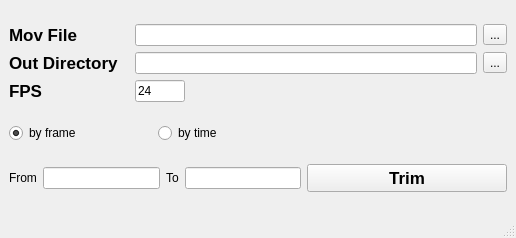
<?xml version="1.0" encoding="UTF-8"?>
<ui version="4.0">
 <class>MainWindow</class>
 <widget class="QMainWindow" name="MainWindow">
  <property name="windowModality">
   <enum>Qt::NonModal</enum>
  </property>
  <property name="geometry">
   <rect>
    <x>0</x>
    <y>0</y>
    <width>516</width>
    <height>238</height>
   </rect>
  </property>
  <property name="windowTitle">
   <string>MainWindow</string>
  </property>
  <property name="documentMode">
   <bool>false</bool>
  </property>
  <property name="tabShape">
   <enum>QTabWidget::Rounded</enum>
  </property>
  <widget class="QWidget" name="centralwidget">
   <layout class="QGridLayout" name="gridLayout">
    <item row="0" column="0" colspan="2">
     <layout class="QVBoxLayout" name="verticalLayout">
      <item>
       <layout class="QHBoxLayout" name="horizontalLayout">
        <item>
         <widget class="QLabel" name="label">
          <property name="minimumSize">
           <size>
            <width>120</width>
            <height>0</height>
           </size>
          </property>
          <property name="maximumSize">
           <size>
            <width>120</width>
            <height>16777215</height>
           </size>
          </property>
          <property name="font">
           <font>
            <pointsize>13</pointsize>
            <weight>75</weight>
            <bold>true</bold>
           </font>
          </property>
          <property name="text">
           <string>Mov File</string>
          </property>
         </widget>
        </item>
        <item>
         <widget class="QLineEdit" name="MovName_lineEdit"/>
        </item>
        <item>
         <widget class="QToolButton" name="MovBrowse_Btn">
          <property name="text">
           <string>...</string>
          </property>
         </widget>
        </item>
       </layout>
      </item>
      <item>
       <layout class="QHBoxLayout" name="horizontalLayout_2">
        <item>
         <widget class="QLabel" name="label_2">
          <property name="minimumSize">
           <size>
            <width>120</width>
            <height>0</height>
           </size>
          </property>
          <property name="maximumSize">
           <size>
            <width>120</width>
            <height>16777215</height>
           </size>
          </property>
          <property name="font">
           <font>
            <pointsize>13</pointsize>
            <weight>75</weight>
            <bold>true</bold>
           </font>
          </property>
          <property name="text">
           <string>Out Directory</string>
          </property>
         </widget>
        </item>
        <item>
         <widget class="QLineEdit" name="OutName_lineEdit"/>
        </item>
        <item>
         <widget class="QToolButton" name="OutDirBrowse_Btn">
          <property name="text">
           <string>...</string>
          </property>
         </widget>
        </item>
       </layout>
      </item>
      <item>
       <layout class="QHBoxLayout" name="horizontalLayout_5">
        <item>
         <widget class="QLabel" name="label_3">
          <property name="minimumSize">
           <size>
            <width>120</width>
            <height>0</height>
           </size>
          </property>
          <property name="maximumSize">
           <size>
            <width>120</width>
            <height>16777215</height>
           </size>
          </property>
          <property name="font">
           <font>
            <pointsize>13</pointsize>
            <weight>75</weight>
            <bold>true</bold>
           </font>
          </property>
          <property name="text">
           <string>FPS</string>
          </property>
         </widget>
        </item>
        <item>
         <widget class="QLineEdit" name="FPS_lineEdit">
          <property name="maximumSize">
           <size>
            <width>50</width>
            <height>16777215</height>
           </size>
          </property>
          <property name="text">
           <string>24</string>
          </property>
         </widget>
        </item>
        <item>
         <spacer name="horizontalSpacer">
          <property name="orientation">
           <enum>Qt::Horizontal</enum>
          </property>
          <property name="sizeHint" stdset="0">
           <size>
            <width>40</width>
            <height>20</height>
           </size>
          </property>
         </spacer>
        </item>
       </layout>
      </item>
     </layout>
    </item>
    <item row="1" column="0">
     <layout class="QHBoxLayout" name="horizontalLayout_3">
      <item>
       <widget class="QRadioButton" name="byFrame_radioButton">
        <property name="text">
         <string>by frame</string>
        </property>
        <property name="checked">
         <bool>true</bool>
        </property>
       </widget>
      </item>
      <item>
       <widget class="QRadioButton" name="byTime_radioButton">
        <property name="text">
         <string>by time</string>
        </property>
       </widget>
      </item>
     </layout>
    </item>
    <item row="2" column="0">
     <layout class="QHBoxLayout" name="horizontalLayout_4">
      <item>
       <widget class="QLabel" name="label_4">
        <property name="text">
         <string>From</string>
        </property>
       </widget>
      </item>
      <item>
       <widget class="QLineEdit" name="StartTime_lineEdit">
        <property name="maximumSize">
         <size>
          <width>200</width>
          <height>16777215</height>
         </size>
        </property>
       </widget>
      </item>
      <item>
       <widget class="QLabel" name="label_5">
        <property name="text">
         <string>To</string>
        </property>
       </widget>
      </item>
      <item>
       <widget class="QLineEdit" name="EndTime_lineEdit">
        <property name="maximumSize">
         <size>
          <width>200</width>
          <height>16777215</height>
         </size>
        </property>
       </widget>
      </item>
     </layout>
    </item>
    <item row="2" column="1">
     <widget class="QPushButton" name="DoIt_Btn">
      <property name="minimumSize">
       <size>
        <width>200</width>
        <height>0</height>
       </size>
      </property>
      <property name="font">
       <font>
        <pointsize>13</pointsize>
        <weight>75</weight>
        <bold>true</bold>
       </font>
      </property>
      <property name="text">
       <string>Trim</string>
      </property>
     </widget>
    </item>
   </layout>
  </widget>
  <widget class="QStatusBar" name="statusbar"/>
 </widget>
 <resources/>
 <connections/>
</ui>
